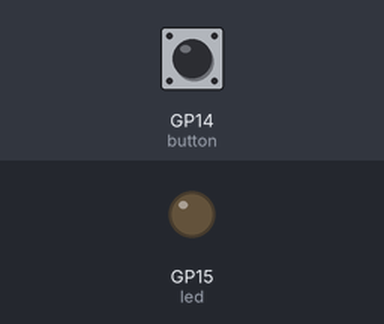
Recording of a program running on a simulated Raspberry Pi Pico running MicroPython. On the bench: output pins drawn as LEDs (lit = HIGH). The inputs (shaded band) are chosen by the test bench; at power-on: GP14 (button) HIGH. What the program prints to the serial console is not drawn.

Above: at 1.2 s.
1.3 s: GP14 (button) pulled LOW for 0.15 s
At 1.9 s:
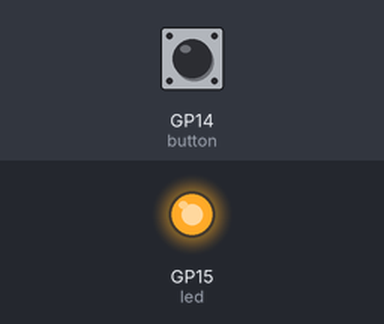
2.9 s: GP14 (button) pulled LOW for 1 s
At 4.3 s:
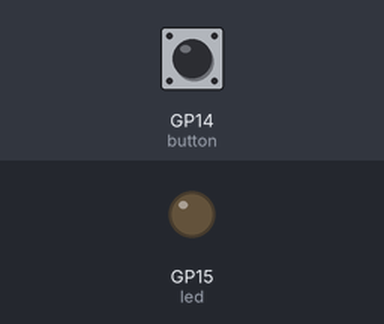
5.4 s: GP14 (button) pulled LOW for 3.2 s
At 6.1 s:
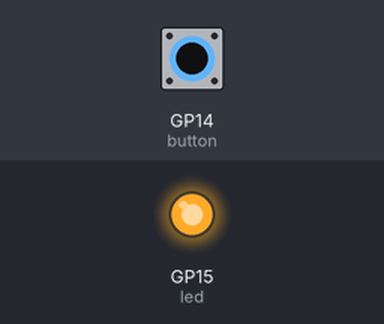
Timing chart, 0 to 8.4 s (numbered marks = the images above; inputs shaded):
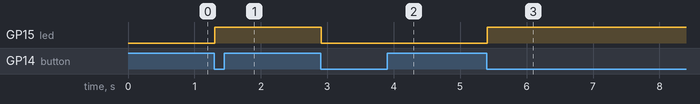

Measured:
- after the input at 1.3 s, GP15 (led): LOW → HIGH at once
- after the input at 2.9 s, GP15 (led): HIGH → LOW at once
- after the input at 5.4 s, GP15 (led): LOW → HIGH at once

The program:

lesson8_3.py
```python
from machine import Pin
from time import sleep

# --- GPIO 腳位設定 ---
btn_pin = 14
led_pin = 15

# --- 變數初始化 ---
# 追蹤 LED 的目前狀態 (True=ON, False=OFF)。初始設定為 OFF (False)
led_state = False
# 追蹤按鈕的上次讀取值。使用 PULL_UP，所以初始狀態是 1 (未按下)
last_button_state = 1

# --- 硬體初始化 ---
# 按鈕：Pin.IN (輸入), Pin.PULL_UP (上拉電阻)
#   - 未按下: value() == 1
#   - 按下: value() == 0
button = Pin(btn_pin, Pin.IN, Pin.PULL_UP)

# LED：Pin.OUT (輸出)
led = Pin(led_pin, Pin.OUT)

# 確保 LED 初始狀態與變數一致
led.value(led_state)

print("啟動切換開關模式...")

# --- 主迴圈 ---
while True:
    # 1. 讀取當前按鈕狀態
    current_button_state = button.value()

    # 2. 判斷按鍵是否被「按下」且是「新的按下事件」(狀態由 1 變為 0)
    # 這是實現去彈跳和單次觸發的核心邏輯
    if current_button_state == 0 and last_button_state == 1:
        # 當檢測到從未按 (1) 轉換到按下 (0) 的瞬間：

        # A. 反轉 LED 狀態 (True 變 False，False 變 True)
        led_state = not led_state

        # B. 根據新的狀態控制 LED
        led.value(led_state)

        # C. 為了防止在按住期間重複觸發，加入短暫延遲 (軟體去彈跳)
        sleep(0.05) # 50 毫秒延遲

        if led_state:
            print("LED ON")
        else:
            print("LED OFF")

    # 3. 更新上次狀態
    # 將當前的按鈕狀態存起來，供下一次迴圈使用
    last_button_state = current_button_state

    # 休息一下以節省 CPU 資源
    sleep(0.01) # 10 毫秒
```
